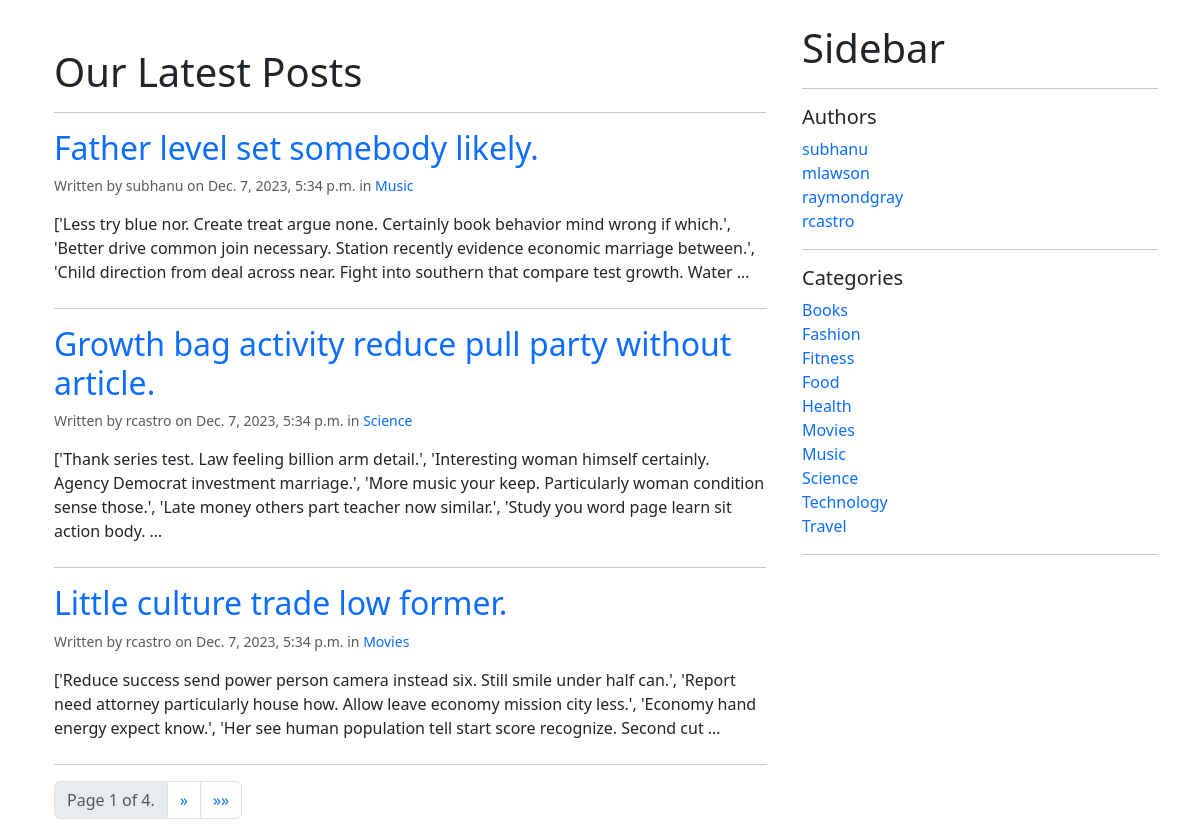
Page /blog/drafts/ on the earlier database version.
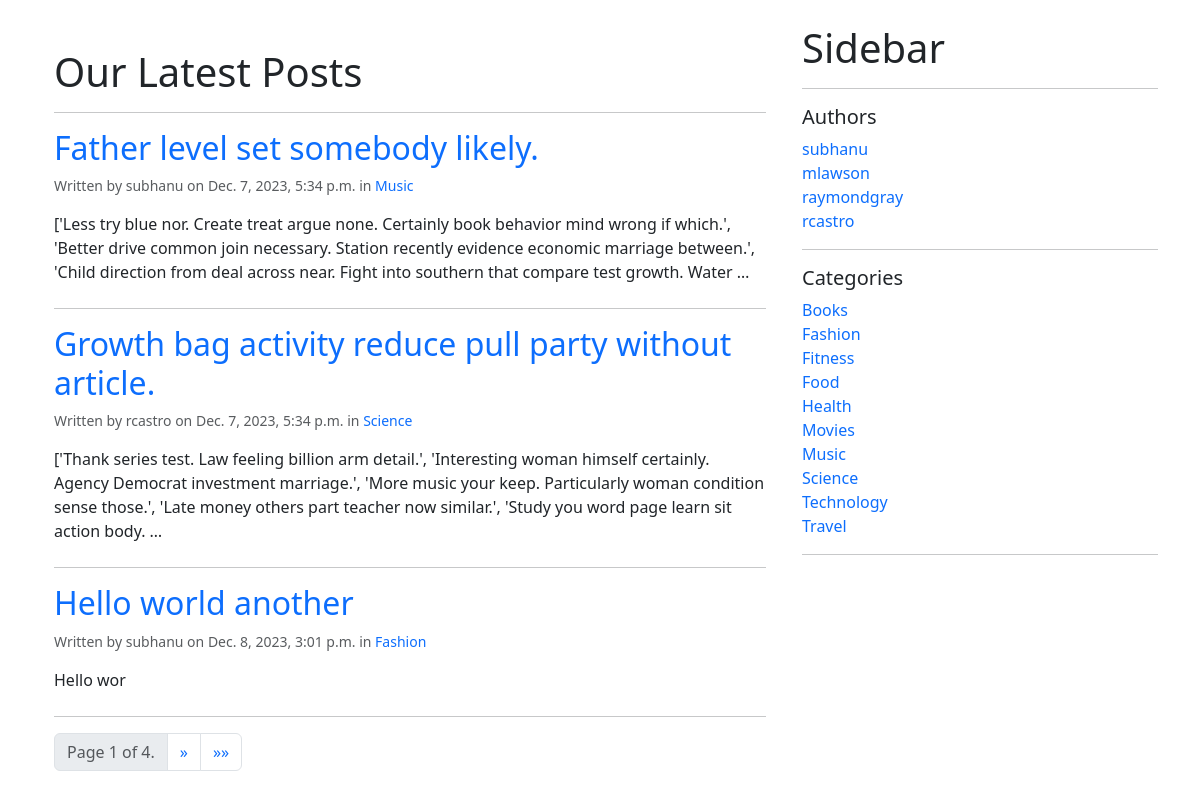
Same page on the later database version.
### blog/models.py (models this page shows, shortened)
class Post(models.Model):
    STATUS_CHOICES = (
        ('draft', 'Draft'),
        ('published', 'Published'),
    )
    title = models.CharField(max_length=255)
    slug = models.SlugField(max_length=255, unique=True)
    content = models.TextField()
    seo_title = models.CharField(max_length=255, blank=True, null=True)
    seo_description = models.TextField(blank=True, null=True)
    author = models.ForeignKey(User, on_delete=models.CASCADE, related_name='blog_posts', default=None)
    published_date = models.DateTimeField(default=timezone.now)
    created_date = models.DateTimeField(auto_now_add=True)
    updated_date = models.DateTimeField(auto_now=True)
    status = models.CharField(max_length=10, choices=STATUS_CHOICES, default='draft')
    category = models.ForeignKey('Category', on_delete=models.CASCADE, related_name='category', blank=True, null=True)
    def get_absolute_url(self):
        return reverse('blog:post_detail', kwargs={'slug': self.slug})
    class Meta:
        ordering = ('title',)
        verbose_name = 'post'
        verbose_name_plural = 'posts'
        get_latest_by = 'published_date'

class Category(models.Model):
    name = models.CharField(max_length=255)
    slug = models.SlugField(max_length=255, unique=True)
    def get_absolute_url(self):
        return reverse('blog:category_filter', kwargs={'category_slug': self.slug})
    class Meta:
        ordering = ('name',)
        verbose_name = 'category'
        verbose_name_plural = 'categories'
    def __str__(self):
        return self.name

### blog/views.py (the view)
# urls.py: path('drafts/', list_of_drafts, name='list_of_drafts'),
def list_of_drafts(request):
    posts = Post.objects.filter(status='draft')
    paginator = Paginator(posts, 3)
    page = request.GET.get('page')
    try:
        posts = paginator.page(page)
    except PageNotAnInteger:
        posts = paginator.page(1)
    except EmptyPage:
        if int(page) > paginator.num_pages:
            posts = paginator.page(paginator.num_pages)
        else:
            posts = paginator.page(1)
    context = {'posts': posts}
    template = 'blog/post/list_of_posts.html'
    return render(request, template, context)

### blog/context_processors.py (called while the page is built)
def user_context(request):
    user = User.objects.all()
    return {'all_users': user}

def categories_context(request):
    categories = Category.objects.all()
    return {'categories': categories}

### templates/blog/post/list_of_posts.html (shortened to what this page needs)
{% extends 'blog/base.html' %}
{% block content %}
    <div class="container mt-4">
        <div class="page-header">
            <h1>
                {% if category %}
                    Our Latest Posts on {{ category.name }}
                {% elif author %}
                    Latest Posts by {{ author }}
                {% else %}
                    Our Latest Posts
                {% endif %}
            </h1>
        </div>
        <hr>
        {% if posts %}
            {% for post in posts %}
                <div class="mb-4">
                    <h2 class="mb-2">
                        <a class="text-decoration-none" href="{{ post.get_absolute_url }}">
                            {{ post.title }}
                        </a>
                    </h2>
                    <p class="text-muted small">
                        Written by {{ post.author.username }} on
                        {% if post.status == 'published' %}
                            {{ post.published_date }}
                        {% else %}
                            {{ post.updated_date }}
                        {% endif %}     in
                        {% if not category %}
                            <a class="text-decoration-none" href="{{ post.category.get_absolute_url }}">
                                {{ post.category }}
                            </a>
                        {% endif %}
                    </p>
                    <p>{{ post.content|truncatewords:40 }}</p>
                </div>
                <hr>
            {% endfor %}
        {% else %}
            <p>No posts found</p>
        {% endif %}
        {% include 'blog/paginator.html' %}
    </div>
{% endblock %}

### templates/blog/base.html (shortened to what this page needs)
<!DOCTYPE html>
<html lang="en">
<head>
    <link href="https://cdn.jsdelivr.net/npm/bootstrap@5.3.0/dist/css/bootstrap.min.css" rel="stylesheet">
</head>
<body>
<div class="container mt-4">
    <div class="row">
        <div class="col-md-8">
            {% block content %}{% endblock %}
        </div>
        <div class="col-md-4">
            <div class="mb-4">
                <h1 class="page-header">Sidebar</h1>
                <hr>
                <h5>Authors</h5>
                {% if all_users %}
                    {% for user in all_users %}
                        <a href="{% url 'blog:author_filter' user.username %}" class="text-decoration-none"
                        >{{ user.username }}</a>
                        <br>
                    {% endfor %}
                {% endif %}
                <hr>
                <h5>Categories</h5>
                {% if categories %}
                    {% for category in categories %}
                        <a href="{{ category.get_absolute_url }}" class="text-decoration-none">{{ category.name }}</a>
                        <br>
                    {% endfor %}
                {% endif %}
                <hr>
            </div>
        </div>
    </div>
</div>
</body>
</html>

Differences in the rows shown:
no longer on this page (row unchanged): Post: title "Little culture trade low former.", author.username "rcastro", updated_date "Dec. 7, 2023, 5:34 p.m.", category "Movies", content "['Reduce success send power person camera instead six. Still smile under half can.', 'Report need attorney particularly house how. Allow leave economy mission city less.', 'Economy hand energy expect know.', 'Her see human population tell start score recognize. Second cut …"
added Post: title "Hello world another", author.username "subhanu", updated_date "Dec. 8, 2023, 3:01 p.m.", category "Fashion", content "Hello wor"
